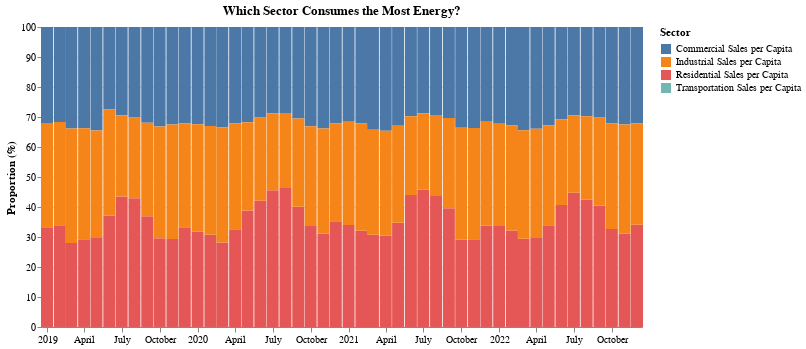

Source (notebook cell):
### Markdown cell above
***Interactive Percent Bar Chart***

### Code cell
# Create the percent bar chart
dropdown = alt.binding_select(options=df2_long['State'].unique(), name='Select State: ')
selection = alt.selection_point(fields=['State'], bind=dropdown, value='Nevada')

interact_chart = alt.Chart(df2_long).mark_bar(size=12).encode(
    x=alt.X('Date:T', title=''),
    y=alt.Y('Percentage:Q', title='Proportion (%)', scale=alt.Scale(domain=[0, 100])),
    color='Sector:N',
    tooltip=['State', 'Sector', 'Percentage', 'AveragePercentage']
).properties(
    title='Which Sector Consumes the Most Energy?',
    width=600,
    height=300
).add_selection(
    selection
).transform_filter(
    selection
)

interact_chart

### Figure 1 — Vega-Lite specification as saved in the notebook (floating-point values rounded to 4 significant figures; data arrays with more than 128 entries replaced by an {"elided": "..."} marker saying what was removed)
{"usermeta": {"embedOptions": {"theme": "latimes"}}, "config": {"view": {"continuousWidth": 300, "continuousHeight": 300}}, "data": {"name": "data-d8177995d047e23adffe57d1a273e955"}, "mark": {"type": "bar", "size": 12}, "encoding": {"color": {"field": "Sector", "type": "nominal"}, "tooltip": [{"field": "State", "type": "nominal"}, {"field": "Sector", "type": "nominal"}, {"field": "Percentage", "type": "quantitative"}, {"field": "AveragePercentage", "type": "quantitative"}], "x": {"field": "Date", "title": "", "type": "temporal"}, "y": {"field": "Percentage", "scale": {"domain": [0, 100]}, "title": "Proportion (%)", "type": "quantitative"}}, "height": 300, "params": [{"name": "param_1", "select": {"type": "point", "fields": ["State"]}, "bind": {"input": "select", "options": ["Alaska", "Alabama", "Arkansas", "Arizona", "California", "Colorado", "Connecticut", "Delaware", "Florida", "Georgia", "Hawaii", "Iowa", "Idaho", "Illinois", "Indiana", "Kansas", "Kentucky", "Louisiana", "Massachusetts", "Maryland", "Maine", "Michigan", "Minnesota", "Missouri", "Mississippi", "Montana", "North Carolina", "North Dakota", "Nebraska", "New Hampshire", "New Jersey", "New Mexico", "Nevada", "New York", "Ohio", "Oklahoma", "Oregon", "Pennsylvania", "Rhode Island", "South Carolina", "South Dakota", "Tennessee", "Texas", "Utah", "Virginia", "Vermont", "Washington", "Wisconsin", "West Virginia", "Wyoming"], "name": "Select State: "}, "value": "Nevada"}], "title": "Which Sector Consumes the Most Energy?", "transform": [{"filter": {"param": "param_1"}}], "width": 600, "$schema": "https://vega.github.io/schema/vega-lite/v5.20.1.json", "datasets": {"data-d8177995d047e23adffe57d1a273e955": {"elided": "9600 records"}}}
